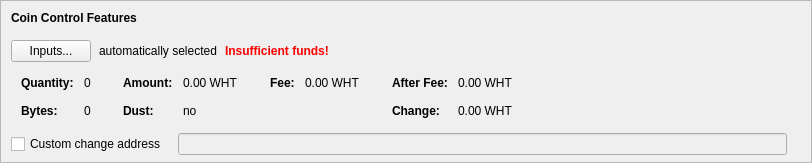
    <widget class="QFrame" name="frameCoinControl">
     <property name="sizePolicy">
      <sizepolicy hsizetype="Expanding" vsizetype="Expanding">
       <horstretch>0</horstretch>
       <verstretch>0</verstretch>
      </sizepolicy>
     </property>
     <property name="maximumSize">
      <size>
       <width>16777215</width>
       <height>16777215</height>
      </size>
     </property>
     <property name="frameShape">
      <enum>QFrame::StyledPanel</enum>
     </property>
     <property name="frameShadow">
      <enum>QFrame::Sunken</enum>
     </property>
     <layout class="QVBoxLayout" name="verticalLayoutCoinControl2">
      <property name="spacing">
       <number>0</number>
      </property>
      <property name="leftMargin">
       <number>0</number>
      </property>
      <property name="topMargin">
       <number>0</number>
      </property>
      <property name="rightMargin">
       <number>0</number>
      </property>
      <property name="bottomMargin">
       <number>6</number>
      </property>
      <item>
       <layout class="QVBoxLayout" name="verticalLayoutCoinControl" stretch="0,0,0,0,1">
        <property name="spacing">
         <number>0</number>
        </property>
        <property name="leftMargin">
         <number>10</number>
        </property>
        <property name="topMargin">
         <number>10</number>
        </property>
        <item>
         <layout class="QHBoxLayout" name="horizontalLayoutCoinControl1">
          <property name="bottomMargin">
           <number>15</number>
          </property>
          <item>
           <widget class="QLabel" name="labelCoinControlFeatures">
            <property name="sizePolicy">
             <sizepolicy hsizetype="Preferred" vsizetype="Maximum">
              <horstretch>0</horstretch>
              <verstretch>0</verstretch>
             </sizepolicy>
            </property>
            <property name="font">
             <font>
              <weight>75</weight>
              <bold>true</bold>
             </font>
            </property>
            <property name="styleSheet">
             <string notr="true">font-weight:bold;</string>
            </property>
            <property name="text">
             <string>Coin Control Features</string>
            </property>
           </widget>
          </item>
         </layout>
        </item>
        <item>
         <layout class="QHBoxLayout" name="horizontalLayoutCoinControl2" stretch="0,0,0,0">
          <property name="spacing">
           <number>8</number>
          </property>
          <property name="bottomMargin">
           <number>10</number>
          </property>
          <item>
           <widget class="QPushButton" name="pushButtonCoinControl">
            <property name="styleSheet">
             <string notr="true"/>
            </property>
            <property name="text">
             <string>Inputs...</string>
            </property>
            <property name="autoDefault">
             <bool>false</bool>
            </property>
           </widget>
          </item>
          <item>
           <widget class="QLabel" name="labelCoinControlAutomaticallySelected">
            <property name="text">
             <string>automatically selected</string>
            </property>
            <property name="margin">
             <number>5</number>
            </property>
           </widget>
          </item>
          <item>
           <widget class="QLabel" name="labelCoinControlInsuffFunds">
            <property name="font">
             <font>
              <weight>75</weight>
              <bold>true</bold>
             </font>
            </property>
            <property name="styleSheet">
             <string notr="true">color:red;font-weight:bold;</string>
            </property>
            <property name="text">
             <string>Insufficient funds!</string>
            </property>
            <property name="margin">
             <number>5</number>
            </property>
           </widget>
          </item>
          <item>
           <spacer name="horizontalSpacerCoinControl">
            <property name="orientation">
             <enum>Qt::Horizontal</enum>
            </property>
            <property name="sizeHint" stdset="0">
             <size>
              <width>40</width>
              <height>1</height>
             </size>
            </property>
           </spacer>
          </item>
         </layout>
        </item>
        <item>
         <widget class="QWidget" name="widgetCoinControl" native="true">
          <property name="sizePolicy">
           <sizepolicy hsizetype="Preferred" vsizetype="Preferred">
            <horstretch>0</horstretch>
            <verstretch>0</verstretch>
           </sizepolicy>
          </property>
          <property name="minimumSize">
           <size>
            <width>0</width>
            <height>0</height>
           </size>
          </property>
          <property name="styleSheet">
           <string notr="true"/>
          </property>
          <layout class="QHBoxLayout" name="horizontalLayoutCoinControl5">
           <property name="leftMargin">
            <number>0</number>
           </property>
           <property name="topMargin">
            <number>0</number>
           </property>
           <property name="rightMargin">
            <number>0</number>
           </property>
           <property name="bottomMargin">
            <number>0</number>
           </property>
           <item>
            <layout class="QHBoxLayout" name="horizontalLayoutCoinControl3" stretch="0,0,0,1">
             <property name="spacing">
              <number>20</number>
             </property>
             <property name="topMargin">
              <number>0</number>
             </property>
             <property name="bottomMargin">
              <number>10</number>
             </property>
             <item>
              <layout class="QFormLayout" name="formLayoutCoinControl1">
               <property name="horizontalSpacing">
                <number>10</number>
               </property>
               <property name="verticalSpacing">
                <number>14</number>
               </property>
               <property name="leftMargin">
                <number>10</number>
               </property>
               <property name="topMargin">
                <number>4</number>
               </property>
               <property name="rightMargin">
                <number>6</number>
               </property>
               <item row="0" column="0">
                <widget class="QLabel" name="labelCoinControlQuantityText">
                 <property name="font">
                  <font>
                   <weight>75</weight>
                   <bold>true</bold>
                  </font>
                 </property>
                 <property name="text">
                  <string>Quantity:</string>
                 </property>
                 <property name="margin">
                  <number>0</number>
                 </property>
                </widget>
               </item>
               <item row="0" column="1">
                <widget class="QLabel" name="labelCoinControlQuantity">
                 <property name="cursor">
                  <cursorShape>IBeamCursor</cursorShape>
                 </property>
                 <property name="contextMenuPolicy">
                  <enum>Qt::ActionsContextMenu</enum>
                 </property>
                 <property name="text">
                  <string notr="true">0</string>
                 </property>
                 <property name="margin">
                  <number>0</number>
                 </property>
                 <property name="textInteractionFlags">
                  <set>Qt::LinksAccessibleByMouse|Qt::TextSelectableByKeyboard|Qt::TextSelectableByMouse</set>
                 </property>
                </widget>
               </item>
               <item row="1" column="0">
                <widget class="QLabel" name="labelCoinControlBytesText">
                 <property name="font">
                  <font>
                   <weight>75</weight>
                   <bold>true</bold>
                  </font>
                 </property>
                 <property name="text">
                  <string>Bytes:</string>
                 </property>
                </widget>
               </item>
               <item row="1" column="1">
                <widget class="QLabel" name="labelCoinControlBytes">
                 <property name="cursor">
                  <cursorShape>IBeamCursor</cursorShape>
                 </property>
                 <property name="contextMenuPolicy">
                  <enum>Qt::ActionsContextMenu</enum>
                 </property>
                 <property name="text">
                  <string notr="true">0</string>
                 </property>
                 <property name="textInteractionFlags">
                  <set>Qt::LinksAccessibleByMouse|Qt::TextSelectableByKeyboard|Qt::TextSelectableByMouse</set>
                 </property>
                </widget>
               </item>
              </layout>
             </item>
             <item>
              <layout class="QFormLayout" name="formLayoutCoinControl2">
               <property name="horizontalSpacing">
                <number>10</number>
               </property>
               <property name="verticalSpacing">
                <number>14</number>
               </property>
               <property name="leftMargin">
                <number>6</number>
               </property>
               <property name="topMargin">
                <number>4</number>
               </property>
               <property name="rightMargin">
                <number>6</number>
               </property>
               <item row="0" column="0">
                <widget class="QLabel" name="labelCoinControlAmountText">
                 <property name="font">
                  <font>
                   <weight>75</weight>
                   <bold>true</bold>
                  </font>
                 </property>
                 <property name="text">
                  <string>Amount:</string>
                 </property>
                 <property name="margin">
                  <number>0</number>
                 </property>
                </widget>
               </item>
               <item row="0" column="1">
                <widget class="QLabel" name="labelCoinControlAmount">
                 <property name="cursor">
                  <cursorShape>IBeamCursor</cursorShape>
                 </property>
                 <property name="contextMenuPolicy">
                  <enum>Qt::ActionsContextMenu</enum>
                 </property>
                 <property name="text">
                  <string notr="true">0.00 WHT</string>
                 </property>
                 <property name="textInteractionFlags">
                  <set>Qt::LinksAccessibleByMouse|Qt::TextSelectableByKeyboard|Qt::TextSelectableByMouse</set>
                 </property>
                </widget>
               </item>
               <item row="1" column="0">
                <widget class="QLabel" name="labelCoinControlLowOutputText">
                 <property name="font">
                  <font>
                   <weight>75</weight>
                   <bold>true</bold>
                  </font>
                 </property>
                 <property name="text">
                  <string>Dust:</string>
                 </property>
                </widget>
               </item>
               <item row="1" column="1">
                <widget class="QLabel" name="labelCoinControlLowOutput">
                 <property name="cursor">
                  <cursorShape>IBeamCursor</cursorShape>
                 </property>
                 <property name="contextMenuPolicy">
                  <enum>Qt::ActionsContextMenu</enum>
                 </property>
                 <property name="text">
                  <string notr="true">no</string>
                 </property>
                 <property name="textInteractionFlags">
                  <set>Qt::LinksAccessibleByMouse|Qt::TextSelectableByKeyboard|Qt::TextSelectableByMouse</set>
                 </property>
                </widget>
               </item>
              </layout>
             </item>
             <item>
              <layout class="QFormLayout" name="formLayoutCoinControl3">
               <property name="horizontalSpacing">
                <number>10</number>
               </property>
               <property name="verticalSpacing">
                <number>14</number>
               </property>
               <property name="leftMargin">
                <number>6</number>
               </property>
               <property name="topMargin">
                <number>4</number>
               </property>
               <property name="rightMargin">
                <number>6</number>
               </property>
               <item row="0" column="0">
                <widget class="QLabel" name="labelCoinControlFeeText">
                 <property name="font">
                  <font>
                   <weight>75</weight>
                   <bold>true</bold>
                  </font>
                 </property>
                 <property name="text">
                  <string>Fee:</string>
                 </property>
                 <property name="margin">
                  <number>0</number>
                 </property>
                </widget>
               </item>
               <item row="0" column="1">
                <widget class="QLabel" name="labelCoinControlFee">
                 <property name="cursor">
                  <cursorShape>IBeamCursor</cursorShape>
                 </property>
                 <property name="contextMenuPolicy">
                  <enum>Qt::ActionsContextMenu</enum>
                 </property>
                 <property name="text">
                  <string notr="true">0.00 WHT</string>
                 </property>
                 <property name="textInteractionFlags">
                  <set>Qt::LinksAccessibleByMouse|Qt::TextSelectableByKeyboard|Qt::TextSelectableByMouse</set>
                 </property>
                </widget>
               </item>
              </layout>
             </item>
             <item>
              <layout class="QFormLayout" name="formLayoutCoinControl4">
               <property name="horizontalSpacing">
                <number>10</number>
               </property>
               <property name="verticalSpacing">
                <number>14</number>
               </property>
               <property name="leftMargin">
                <number>6</number>
               </property>
               <property name="topMargin">
                <number>4</number>
               </property>
               <property name="rightMargin">
                <number>6</number>
               </property>
               <item row="0" column="0">
                <widget class="QLabel" name="labelCoinControlAfterFeeText">
                 <property name="font">
                  <font>
                   <weight>75</weight>
                   <bold>true</bold>
                  </font>
                 </property>
                 <property name="text">
                  <string>After Fee:</string>
                 </property>
                 <property name="margin">
                  <number>0</number>
                 </property>
                </widget>
               </item>
               <item row="0" column="1">
                <widget class="QLabel" name="labelCoinControlAfterFee">
                 <property name="cursor">
                  <cursorShape>IBeamCursor</cursorShape>
                 </property>
                 <property name="contextMenuPolicy">
                  <enum>Qt::ActionsContextMenu</enum>
                 </property>
                 <property name="text">
                  <string notr="true">0.00 WHT</string>
                 </property>
                 <property name="textInteractionFlags">
                  <set>Qt::LinksAccessibleByMouse|Qt::TextSelectableByKeyboard|Qt::TextSelectableByMouse</set>
                 </property>
                </widget>
               </item>
               <item row="1" column="0">
                <widget class="QLabel" name="labelCoinControlChangeText">
                 <property name="font">
                  <font>
                   <weight>75</weight>
                   <bold>true</bold>
                  </font>
                 </property>
                 <property name="text">
                  <string>Change:</string>
                 </property>
                </widget>
               </item>
               <item row="1" column="1">
                <widget class="QLabel" name="labelCoinControlChange">
                 <property name="cursor">
                  <cursorShape>IBeamCursor</cursorShape>
                 </property>
                 <property name="contextMenuPolicy">
                  <enum>Qt::ActionsContextMenu</enum>
                 </property>
                 <property name="text">
                  <string notr="true">0.00 WHT</string>
                 </property>
                 <property name="textInteractionFlags">
                  <set>Qt::LinksAccessibleByMouse|Qt::TextSelectableByKeyboard|Qt::TextSelectableByMouse</set>
                 </property>
                </widget>
               </item>
              </layout>
             </item>
            </layout>
           </item>
          </layout>
         </widget>
        </item>
        <item>
         <layout class="QHBoxLayout" name="horizontalLayoutCoinControl4" stretch="0,0,0">
          <property name="spacing">
           <number>12</number>
          </property>
          <property name="sizeConstraint">
           <enum>QLayout::SetDefaultConstraint</enum>
          </property>
          <property name="topMargin">
           <number>5</number>
          </property>
          <property name="rightMargin">
           <number>5</number>
          </property>
          <item>
           <widget class="QCheckBox" name="checkBoxCoinControlChange">
            <property name="toolTip">
             <string>If this is activated, but the change address is empty or invalid, change will be sent to a newly generated address.</string>
            </property>
            <property name="text">
             <string>Custom change address</string>
            </property>
           </widget>
          </item>
          <item>
           <widget class="QValidatedLineEdit" name="lineEditCoinControlChange">
            <property name="enabled">
             <bool>false</bool>
            </property>
            <property name="sizePolicy">
             <sizepolicy hsizetype="Expanding" vsizetype="Fixed">
              <horstretch>0</horstretch>
              <verstretch>0</verstretch>
             </sizepolicy>
            </property>
           </widget>
          </item>
          <item>
           <widget class="QLabel" name="labelCoinControlChangeLabel">
            <property name="sizePolicy">
             <sizepolicy hsizetype="Preferred" vsizetype="Expanding">
              <horstretch>0</horstretch>
              <verstretch>0</verstretch>
             </sizepolicy>
            </property>
            <property name="minimumSize">
             <size>
              <width>0</width>
              <height>0</height>
             </size>
            </property>
            <property name="text">
             <string/>
            </property>
            <property name="margin">
             <number>3</number>
            </property>
           </widget>
          </item>
         </layout>
        </item>
        <item>
         <spacer name="verticalSpacerCoinControl">
          <property name="orientation">
           <enum>Qt::Vertical</enum>
          </property>
          <property name="sizeHint" stdset="0">
           <size>
            <width>800</width>
            <height>1</height>
           </size>
          </property>
         </spacer>
        </item>
       </layout>
      </item>
     </layout>
    </widget>
